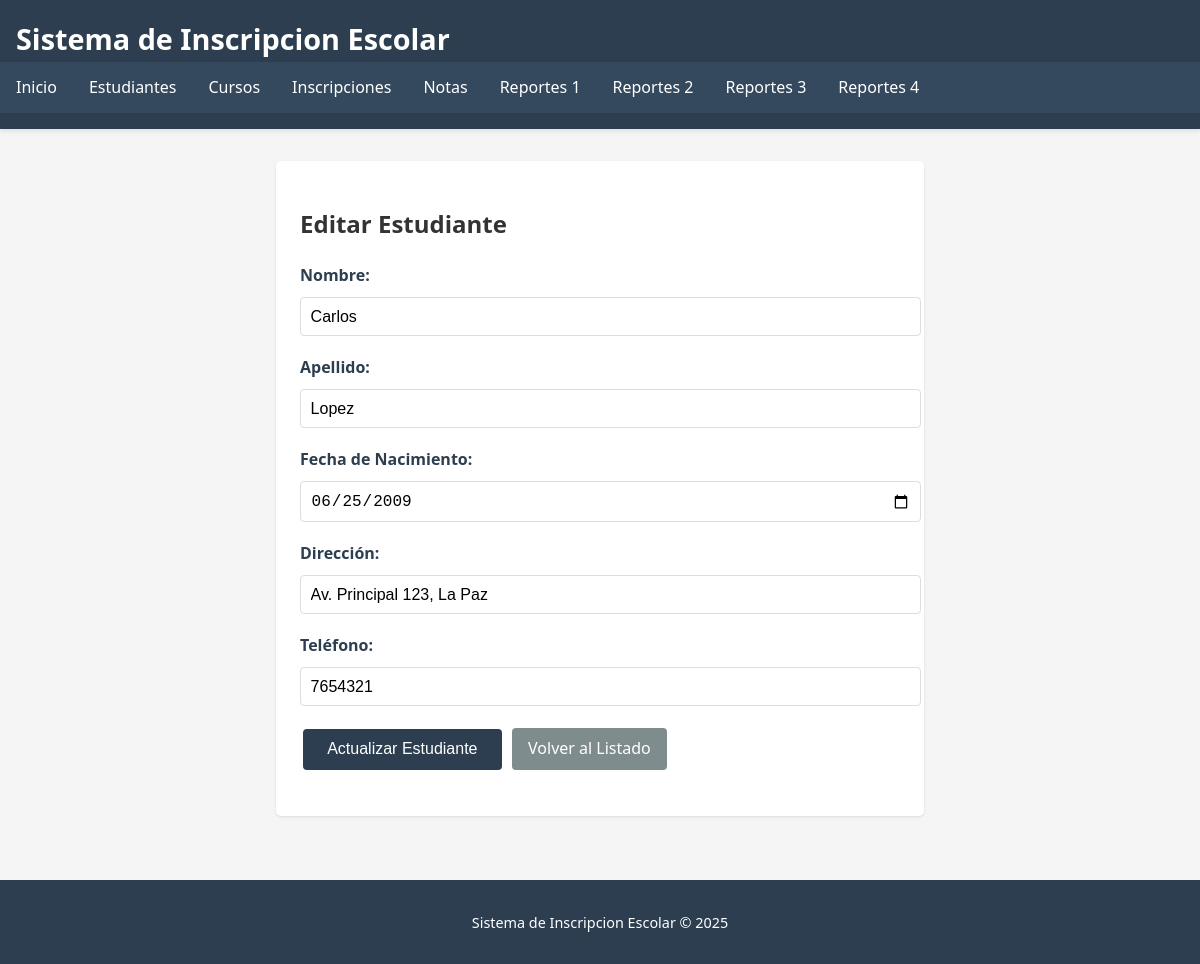
Page /estudiantes/editar.php?id=1 on the committed database.
### tables this page shows
CREATE TABLE `estudiantes` (
  `id_estudiante` int(11) NOT NULL,
  `nombre` varchar(100) NOT NULL,
  `apellido` varchar(100) NOT NULL,
  `fecha_nacimiento` date DEFAULT NULL,
  `direccion` text DEFAULT NULL,
  `telefono` varchar(15) DEFAULT NULL,
  `fecha_registro` timestamp NOT NULL DEFAULT current_timestamp()
);

### estudiantes/editar.php (the view, shortened to what this page needs)
<?php
require_once('../includes/conexion.php');
$id_estudiante = intval($_GET['id']);
$query = "SELECT * FROM estudiantes WHERE id_estudiante = $id_estudiante";
$resultado = mysqli_query($conexion, $query);
$estudiante = mysqli_fetch_assoc($resultado);
include_once('../includes/header.php');
?>
<div class="form-container">
    <h2>Editar Estudiante</h2>
    <form method="post" action="">
        <div class="form-group">
            <label for="nombre">Nombre:</label>
            <input type="text" name="nombre" id="nombre" class="form-control"
             value="<?php echo htmlspecialchars($estudiante['nombre']); ?>" required>
        </div>
        <div class="form-group">
            <label for="apellido">Apellido:</label>
            <input type="text" name="apellido" id="apellido" class="form-control"
             value="<?php echo htmlspecialchars($estudiante['apellido']); ?>" required>
        </div>
        <div class="form-group">
            <label for="fecha_nacimiento">Fecha de Nacimiento:</label>
            <input type="date" name="fecha_nacimiento" id="fecha_nacimiento" class="form-control"
             value="<?php echo htmlspecialchars($estudiante['fecha_nacimiento']); ?>" required>
        </div>
        <div class="form-group">
            <label for="direccion">Dirección:</label>
            <input type="text" name="direccion" id="direccion" class="form-control"
             value="<?php echo htmlspecialchars($estudiante['direccion']); ?>" required>
        </div>
        <div class="form-group">
            <label for="telefono">Teléfono:</label>
            <input type="text" name="telefono" id="telefono" class="form-control"
             value="<?php echo htmlspecialchars($estudiante['telefono']); ?>" required>
        </div>
        <div class="form-group">
            <input type="submit" value="Actualizar Estudiante" class="btn btn-submit">
            <a href="listar.php" class="btn btn-volver">Volver al Listado</a>
        </div>
    </form>
</div>
<?php
include('../includes/footer.php');
?>

### css/estilo.css (style rules this page uses)
body { font-family: 'Segoe UI', Tahoma, Geneva, Verdana, sans-serif; line-height: 1.6; margin: 0; padding: 0; color: #333; background-color: #f5f5f5; }
.btn { display: inline-block; padding: 0.5rem 1rem; margin: 0.2rem; text-decoration: none; border-radius: 4px; font-weight: 500; transition: all 0.3s; border: none; cursor: pointer; }
.btn-volver { background: #7f8c8d; color: white; }
.form-container { background: white; padding: 1.5rem; border-radius: 5px; box-shadow: 0 1px 3px rgba(0,0,0,0.1); max-width: 600px; margin: 1rem auto; }
.form-group { margin-bottom: 1.2rem; }
.form-group label { display: block; margin-bottom: 0.5rem; font-weight: 600; color: #2c3e50; }
.form-control { width: 100%; padding: 0.6rem; border: 1px solid #ddd; border-radius: 4px; font-size: 1rem; transition: border 0.3s; }
.btn-submit { background: #2c3e50; color: white; padding: 0.7rem 1.5rem; font-size: 1rem; }

### rows in the picture
estudiantes: nombre "Carlos", apellido "Lopez", fecha_nacimiento "06/25/2009", direccion "Av. Principal 123, La Paz", telefono "7654321"
